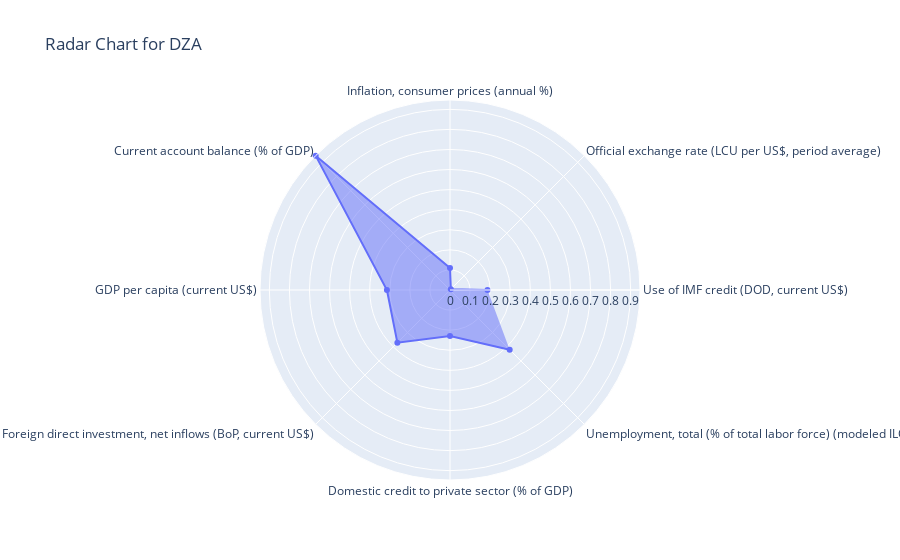

This figure's notebook cell:
### Markdown cell above
## Plots

### Code cell
import plotly.graph_objs as go
country = 'DZA'
# Extract data for 'AGO'
country_data = final_structure[country]

# Prepare data for the radar chart
categories = list(country_data.keys())  # Indicator names
values = [data['latest_value'] for data in country_data.values()]  # Latest values for each indicator

# Create the radar chart
fig = go.Figure()

fig.add_trace(go.Scatterpolar(
    r=values,
    theta=categories,
    fill='toself'
))

# Update the layout
fig.update_layout(
    polar=dict(
        radialaxis=dict(
            visible=True,
            range=[0, max(values)]  # Adjust the range as needed
        )),
    showlegend=False,
    title=f"Radar Chart for {country}"
)

# Show the plot
fig.show()

### Figure 1 — Plotly figure (JSON) as saved in the notebook; plotly's stock layout.template omitted (floating-point values rounded to 4 significant figures)
{"data": [{"fill": "toself", "r": [0.1867, 0.006014, 0.1096, 0.9466, 0.3143, 0.3708, 0.2287, 0.4205], "theta": ["Use of IMF credit (DOD, current US$)", "Official exchange rate (LCU per US$, period average)", "Inflation, consumer prices (annual %)", "Current account balance (% of GDP)", "GDP per capita (current US$)", "Foreign direct investment, net inflows (BoP, current US$)", "Domestic credit to private sector (% of GDP)", "Unemployment, total (% of total labor force) (modeled ILO estimate)"], "type": "scatterpolar"}], "layout": {"polar": {"radialaxis": {"range": [0, 0.9466], "visible": true}}, "showlegend": false, "title": {"text": "Radar Chart for DZA"}}}
